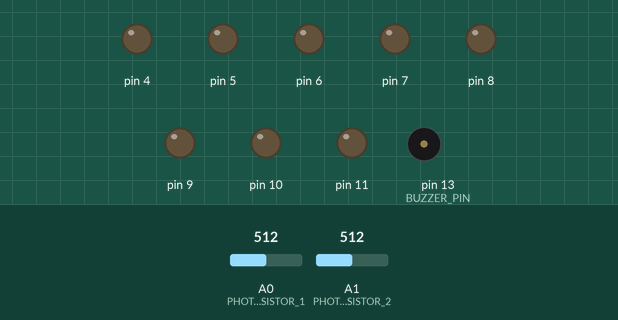
This sketch was run on a simulated Arduino Uno, built with avr-gcc and run on an emulated ATmega328P. Shown: output pins drawn as LEDs (lit = HIGH), buzzer (waves = sounding). The test bench sets the inputs (shaded band); at power-on: A0 (PHOTORESISTOR_1) = 512, A1 (PHOTORESISTOR_2) = 512.

Above: at 1.2 s.
1.3 s: A0 (PHOTORESISTOR_1) set to 530
At 1.54 s:
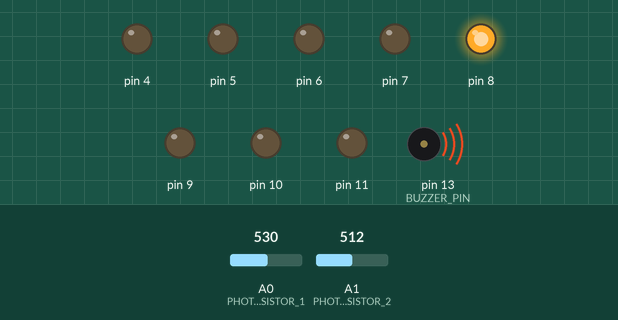
4.3 s: A1 (PHOTORESISTOR_2) set to 525
At 5.2 s:
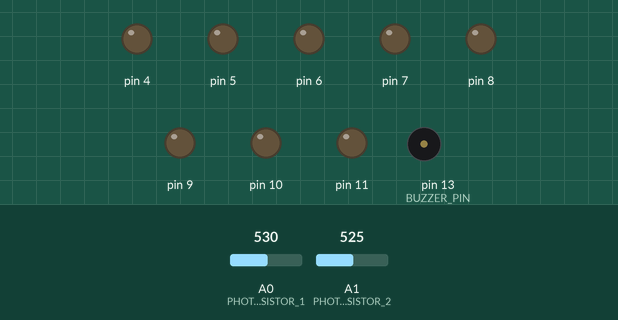
5.8 s: A0 (PHOTORESISTOR_1) set to 511
At 6.25 s:
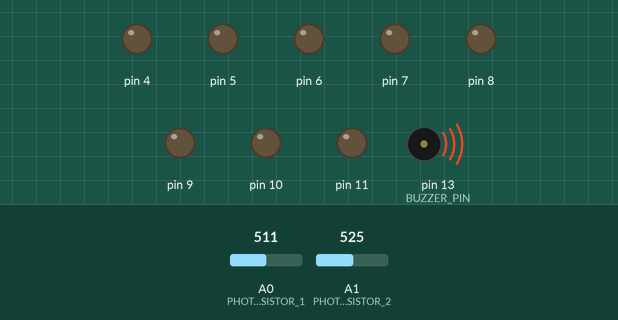
8.8 s: A1 (PHOTORESISTOR_2) set to 306
At 11.7 s:
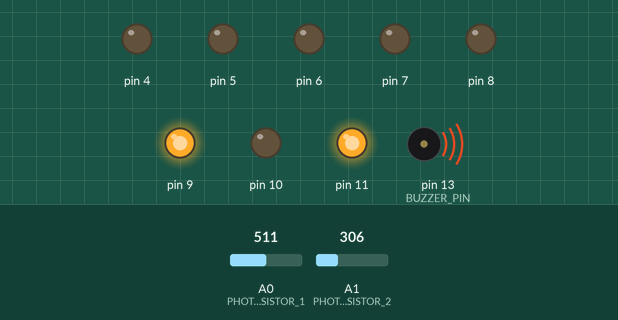
11.8 s: A0 (PHOTORESISTOR_1) set to 326
14.8 s: A0 (PHOTORESISTOR_1) set to 302
At 15.55 s:
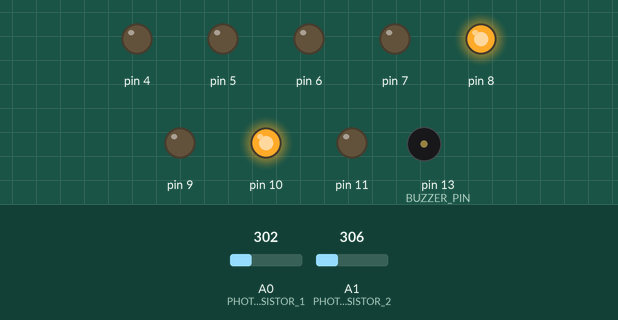
Timing chart, 0 to 17.8 s (numbered marks = the images above; inputs shaded):
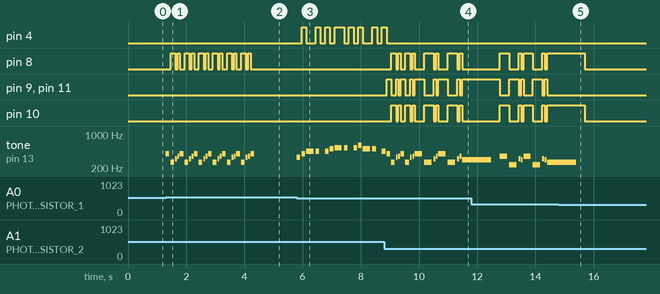

The sketch:

Party-Leds.ino
```cpp
#define SECOND 1000
#define BUZZER_PIN 13
int State = 1;

#define PHOTORESISTOR_1 A0
#define PHOTORESISTOR_2 A1

#pragma region NOTES

#define NOTE_A4  440
#define NOTE_AS4 466
#define NOTE_B4  494
#define NOTE_C5  523
#define NOTE_D5  587
#define NOTE_DS5 622
#define NOTE_E5  659
#define NOTE_F5  698
#define NOTE_G5  784
#define NOTE_GS5 831
#define NOTE_A5  880
#define NOTE_AS5 932
#define NOTE_C6  1047
#define NOTE_G4  392
#define NOTE_GS4 415
#define NOTE_C4  262
#define NOTE_DS4 311
#define NOTE_F4  349
#define NOTE_E4  330
#define NOTE_D4  294
#define NOTE_AS3 233

#define REST 0

#pragma endregion


#pragma region Game of Thrones - GoT

const int GoTMelody[]
{
  NOTE_G4, NOTE_C4, NOTE_DS4, NOTE_F4, NOTE_G4, NOTE_C4, NOTE_DS4, NOTE_F4, NOTE_G4, NOTE_C4,
  NOTE_DS4, NOTE_F4, NOTE_G4, NOTE_C4, NOTE_DS4, NOTE_F4, NOTE_G4, NOTE_C4,  NOTE_E4, NOTE_F4,
  NOTE_G4, NOTE_C4, NOTE_E4, NOTE_F4, NOTE_G4, NOTE_C4, NOTE_E4, NOTE_F4, NOTE_G4, NOTE_C4,
  NOTE_E4, NOTE_F4, NOTE_G4, NOTE_C4, NOTE_DS4, NOTE_F4, NOTE_G4, NOTE_C4, NOTE_DS4, NOTE_F4,
  NOTE_D4, NOTE_F4, NOTE_AS3, NOTE_DS4, NOTE_D4, NOTE_F4, NOTE_AS3, NOTE_DS4,  NOTE_D4, NOTE_C4,
  NOTE_G4, NOTE_C4, NOTE_DS4, NOTE_F4, NOTE_G4, NOTE_C4, NOTE_DS4, NOTE_F4, NOTE_D4, NOTE_F4,
  NOTE_AS3, NOTE_DS4, NOTE_D4, NOTE_F4, NOTE_AS3, NOTE_DS4, NOTE_D4, NOTE_C4, NOTE_G4, NOTE_C4,
  NOTE_DS4, NOTE_F4, NOTE_G4,  NOTE_C4, NOTE_DS4, NOTE_F4, NOTE_D4, NOTE_F4, NOTE_AS3, NOTE_D4,
  NOTE_DS4, NOTE_D4, NOTE_AS3, NOTE_C4, NOTE_C5, NOTE_AS4, NOTE_C4, NOTE_G4, NOTE_DS4, NOTE_DS4,
  NOTE_F4, NOTE_G4, NOTE_C5, NOTE_AS4, NOTE_C4, NOTE_G4, NOTE_DS4, NOTE_DS4, NOTE_D4, NOTE_C5,
  NOTE_G4, NOTE_GS4, NOTE_AS4, NOTE_C5, NOTE_G4, NOTE_GS4, NOTE_AS4, NOTE_C5, NOTE_G4, NOTE_GS4,
  NOTE_AS4, NOTE_C5, NOTE_G4, NOTE_GS4, NOTE_AS4, REST, NOTE_GS5, NOTE_AS5, NOTE_C6, NOTE_G5,
  NOTE_GS5, NOTE_AS5, NOTE_C6, NOTE_G5, NOTE_GS5, NOTE_AS5, NOTE_C6, NOTE_G5, NOTE_GS5, NOTE_AS5
};

const int GotDurations[] =
{
  8, 8, 16, 16, 8, 8, 16, 16, 8, 8, 16, 16, 8, 8, 16, 16, 8, 8, 16, 16, 8, 8, 16, 16, 8, 8, 16, 16,
  8, 8, 16, 16, 4, 4, 16, 16, 4, 4, 16, 16, 1, 4, 4, 16, 16, 4, 4, 16, 16, 1, 4, 4, 16, 16, 4, 4, 16,
  16, 1, 4, 4, 16, 16, 4, 4, 16, 16, 1, 4, 4, 16, 16, 4, 4, 16, 16, 2, 4, 4, 8, 8, 8, 8, 1, 2, 2, 2,
  2, 2, 4, 4, 1, 2, 2, 2, 2, 2, 4, 4, 8, 8, 16, 16, 8, 8, 16, 16, 8, 8, 16, 16, 8, 8, 16, 16, 4, 16,
  16, 8, 8, 16, 16, 8, 16, 16, 16, 8, 8, 16, 16
};

#define GoTSize sizeof(GotDurations)/sizeof(int)
int goTCurrentNote = 0;

#pragma endregion

#pragma region Pirates of the Caribbean - PotC

const int PotCMelody[] =
{
  NOTE_E4, NOTE_G4, NOTE_A4, NOTE_A4, REST, NOTE_A4, NOTE_B4, NOTE_C5, NOTE_C5, REST, NOTE_C5,
  NOTE_D5, NOTE_B4, NOTE_B4, REST, NOTE_A4, NOTE_G4, NOTE_A4, REST, NOTE_E4, NOTE_G4, NOTE_A4,
  NOTE_A4, REST, NOTE_A4, NOTE_B4, NOTE_C5, NOTE_C5, REST, NOTE_C5, NOTE_D5, NOTE_B4, NOTE_B4,
  REST, NOTE_A4, NOTE_G4, NOTE_A4, REST, NOTE_E4, NOTE_G4, NOTE_A4, NOTE_A4, REST, NOTE_A4,
  NOTE_C5, NOTE_D5, NOTE_D5, REST, NOTE_D5, NOTE_E5, NOTE_F5, NOTE_F5, REST, NOTE_E5, NOTE_D5,
  NOTE_E5, NOTE_A4, REST, NOTE_A4, NOTE_B4, NOTE_C5, NOTE_C5, REST, NOTE_D5, NOTE_E5, NOTE_A4,
  REST, NOTE_A4, NOTE_C5, NOTE_B4, NOTE_B4, REST, NOTE_C5, NOTE_A4, NOTE_B4, REST, NOTE_A4,
  NOTE_A4, NOTE_A4, NOTE_B4, NOTE_C5, NOTE_C5, REST, NOTE_C5, NOTE_D5, NOTE_B4, NOTE_B4, REST,
  NOTE_A4, NOTE_G4, NOTE_A4, REST, NOTE_E4, NOTE_G4, NOTE_A4, NOTE_A4, REST, NOTE_A4, NOTE_B4,
  NOTE_C5, NOTE_C5, REST, NOTE_C5, NOTE_D5, NOTE_B4, NOTE_B4, REST, NOTE_A4, NOTE_G4, NOTE_A4,
  REST, NOTE_E4, NOTE_G4, NOTE_A4, NOTE_A4, REST, NOTE_A4, NOTE_C5, NOTE_D5, NOTE_D5, REST,
  NOTE_D5, NOTE_E5, NOTE_F5, NOTE_F5, REST, NOTE_E5, NOTE_D5, NOTE_E5, NOTE_A4, REST, NOTE_A4,
  NOTE_B4, NOTE_C5, NOTE_C5, REST, NOTE_D5, NOTE_E5, NOTE_A4, REST, NOTE_A4, NOTE_C5, NOTE_B4,
  NOTE_B4, REST, NOTE_C5, NOTE_A4, NOTE_B4, REST, NOTE_E5, REST, REST, NOTE_F5, REST, REST,
  NOTE_E5, NOTE_E5, REST, NOTE_G5, REST, NOTE_E5, NOTE_D5, REST, REST, NOTE_D5, REST, REST,
  NOTE_C5, REST, REST, NOTE_B4, NOTE_C5, REST, NOTE_B4, REST, NOTE_A4, NOTE_E5, REST, REST,
  NOTE_F5, REST, REST, NOTE_E5, NOTE_E5, REST, NOTE_G5, REST, NOTE_E5, NOTE_D5, REST, REST,
  NOTE_D5, REST, REST, NOTE_C5, REST, REST, NOTE_B4, NOTE_C5, REST, NOTE_B4, REST, NOTE_A4
};

const int PotCDurations[] =
{
  8, 8, 4, 8, 8, 8, 8, 4, 8, 8, 8, 8, 4, 8, 8, 8, 8, 4, 8, 8, 8, 4, 8, 8, 8, 8, 4, 8, 8, 8, 8, 4, 8,
  8, 8, 8, 4, 8, 8, 8, 4, 8, 8, 8, 8, 4, 8, 8, 8, 8, 4, 8, 8, 8, 8, 8, 4, 8, 8, 8, 4, 8, 8, 4, 8, 4,
  8, 8, 8, 4, 8, 8, 8, 8, 4, 4, 4, 8, 8, 8, 4, 8, 8, 8, 8, 4, 8, 8, 8, 8, 4, 8, 8, 8, 4, 8, 8, 8, 8,
  4, 8, 8, 8, 8, 4, 8, 8, 8, 8, 4, 8, 8, 8, 4, 8, 8, 8, 8, 4, 8, 8, 8, 8, 4, 8, 8, 8, 8, 8, 4, 8, 8,
  8, 4, 8, 8, 4, 8, 4, 8, 8, 8, 4, 8, 8, 8, 8, 4, 4, 4, 8, 4, 4, 8, 4, 8, 8, 8, 8, 8, 8, 8, 8, 4, 4,
  8, 4, 4, 8, 4, 8, 8, 8, 8, 8, 2, 4, 8, 4, 4, 8, 4, 8, 8, 8, 8, 8, 8, 8, 8, 4, 4, 8, 4, 4, 8, 4, 8,
  8, 8, 8, 8, 2
};

#define PotCSize sizeof(PotCDurations)/sizeof(int)
int potCCurrentNote = 0;

#pragma endregion

void Play()
{
  if(State == 1)
  {
    if(goTCurrentNote >= GoTSize) goTCurrentNote = 0;

    while(goTCurrentNote < GoTSize && State == 1)
    {
      int duration = SECOND/GotDurations[goTCurrentNote];
      tone(BUZZER_PIN, GoTMelody[goTCurrentNote], duration);

      int pauseBetweenNotes = duration * 1.30;
      delay(pauseBetweenNotes);

      noTone(BUZZER_PIN);
      goTCurrentNote++;
      State = 0;
    }
  }
  else if (State == 2)
  {
    if(potCCurrentNote >= PotCSize) potCCurrentNote = 0;

    while(potCCurrentNote < PotCSize && State == 2)
    {
      int duration = SECOND/PotCDurations[potCCurrentNote];
      tone(BUZZER_PIN, PotCMelody[potCCurrentNote], duration);

      int pauseBetweenNotes = duration * 1.30;
      delay(pauseBetweenNotes);

      noTone(BUZZER_PIN);
      potCCurrentNote++;
      State = 0;
    }
  }
}

const int Val1 = 400;
const int Val2 = 450;
const int Val3 = 500;
const int Val4 = 550;

int Flag = true;
int Flag2 = true;
int CurrentLight2 = 8;

void TurnLeds(int x)
{
  if (x < Val4)
  {
    digitalWrite(4, x < Val4 && Flag ? HIGH : LOW);
    digitalWrite(5, x < Val3 && !Flag ? HIGH : LOW);
    digitalWrite(6, x < Val2 && Flag ? HIGH : LOW);
    digitalWrite(7, x < Val1 && !Flag ? HIGH : LOW);
    Play();
    Flag = !Flag;
  }
  else
  {
    digitalWrite(4, LOW);
    digitalWrite(5, LOW);
    digitalWrite(6, LOW);
    digitalWrite(7, LOW);
  }
}

void TurnLeds2(int x)
{
  if (x < Val4)
  {
    digitalWrite(8, x < Val4 && Flag ? HIGH : LOW);
    digitalWrite(9, x < Val3 && !Flag ? HIGH : LOW);
    digitalWrite(10, x < Val2 && Flag ? HIGH : LOW);
    digitalWrite(11, x < Val1 && !Flag ? HIGH : LOW);
    Play();
    Flag = !Flag;
  }
  else
  {
    digitalWrite(8, LOW);
    digitalWrite(9, LOW);
    digitalWrite(10, LOW);
    digitalWrite(11, LOW);
  }
}

void setup()
{
  Serial.begin(9600);

  pinMode(4, OUTPUT);
  pinMode(5, OUTPUT);
  pinMode(6, OUTPUT);
  pinMode(7, OUTPUT);

  pinMode(8, OUTPUT);
  pinMode(9, OUTPUT);
  pinMode(10, OUTPUT);
  pinMode(11, OUTPUT);

  pinMode(BUZZER_PIN, OUTPUT);
}

void loop()
{
  int photoresistor1Value = analogRead(PHOTORESISTOR_1);
  int photoresistor2Value = analogRead(PHOTORESISTOR_2);

  if(photoresistor1Value > photoresistor2Value + 5 )
  {
    TurnLeds(1000);
    TurnLeds2(photoresistor2Value);
    State = 1;
  }
  else if(photoresistor2Value > photoresistor1Value + 5)
  {
    TurnLeds2(1000);
    TurnLeds(photoresistor1Value);
    State = 2;
  }
  else
  {
    TurnLeds(1000);
    TurnLeds2(1000);
    State = 0;
  }
}
```

Measured:
- the behaviour switches between 517 and 518 on A0 (PHOTORESISTOR_1) (found by bisection; images 0 and 1)
- the behaviour switches between 524 and 525 on A1 (PHOTORESISTOR_2) (found by bisection; images 1 and 2)
- the behaviour switches between 312 and 311 on A0 (PHOTORESISTOR_1) (found by bisection; images 4 and 5)
- after the input at 1.3 s, pin 8: LOW → HIGH after 0.16 s, then repeats every 0.49 s: LOW 0.08 s, HIGH 0.08 s, LOW 0.16 s, HIGH 0.16 s; tone on pin 13 (BUZZER_PIN): plays 392 Hz for 0.13 s, 262 Hz for 0.13 s, 311 Hz for 0.06 s, 349 Hz for 0.06 s, 392 Hz for 0.13 s, 262 Hz for 0.13 s … (25 notes in this stretch), starting at once
- after the input at 4.3 s, pin 8: stops changing and stays LOW; tone on pin 13 (BUZZER_PIN): goes on until 4.3 s, then stays silent
- after the input at 5.8 s, pin 4: LOW → HIGH after 0.16 s, → LOW 0.16 s later, → HIGH 0.33 s later, → LOW 0.16 s later, … (15 changes in this stretch); tone on pin 13 (BUZZER_PIN): plays 330 Hz for 0.13 s, 392 Hz for 0.13 s, 440 Hz for 0.25 s, 440 Hz for 0.13 s, 440 Hz for 0.13 s, 494 Hz for 0.13 s … (13 notes in this stretch), starting at once
- after the input at 8.8 s, pin 4: goes on until 8.9 s, then stays LOW
- after the input at 14.8 s, pin 8, pin 10: goes on until 15.7 s, then stays LOW; pin 9, pin 11: stops changing and stays LOW; tone on pin 13 (BUZZER_PIN): goes on until 15.4 s, then stays silent
